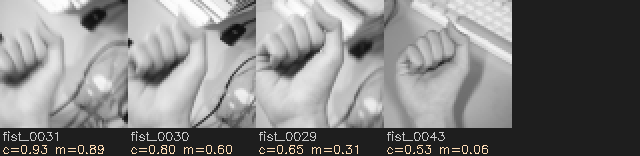
#> input picture Python/wrong_old_fist_to_thumbs_up_n4.png, 640 x 156 px, given in place of the camera
$ python collect_webcam_data.py
#> lines starting #> are read from the running program, lines starting #| are printed output that depends on the picture; after the words box and inside, x2 and y2 are one past the last pixel; in counts of white or black regions, pixels touching at a corner belong together
#!/usr/bin/env python3
"""
USB webcam dataset collector for the 5-class gesture model.

It saves images in the same folder style used by train_model.py:
    dataset_real/0_fist/fist_0001.png
    dataset_real/1_palm/palm_0001.png
    ...

The saved image is the exact 64x64 grayscale model input generated from:
camera frame -> center square crop -> optional center ROI scale -> resize 64x64.
"""

import argparse
import os
import time
from datetime import datetime

import cv2
import numpy as np


GESTURE_NAMES = {
    0: "fist",
    1: "palm",
    2: "thumbs_up",
    3: "ok",
    4: "nothing",
}


def center_square_crop(frame_bgr, roi_scale=1.0):
    h, w = frame_bgr.shape[:2]
    side = min(h, w)
    y0 = (h - side) // 2
    x0 = (w - side) // 2

    if roi_scale < 1.0:
        scaled_side = max(1, int(side * roi_scale))
        x0 += (side - scaled_side) // 2
        y0 += (side - scaled_side) // 2
        side = scaled_side

    return frame_bgr[y0:y0 + side, x0:x0 + side], (x0, y0, side)


def preprocess_frame(frame_bgr, roi_scale=1.0):
    roi_bgr, roi_box = center_square_crop(frame_bgr, roi_scale)
    gray = cv2.cvtColor(roi_bgr, cv2.COLOR_BGR2GRAY)
    small = cv2.resize(gray, (64, 64), interpolation=cv2.INTER_AREA)
    return small, roi_box


def ensure_dataset_dirs(dataset_dir):
    os.makedirs(dataset_dir, exist_ok=True)
    for gesture_id, gesture_name in GESTURE_NAMES.items():
        os.makedirs(os.path.join(dataset_dir, f"{gesture_id}_{gesture_name}"), exist_ok=True)


def next_index(gesture_dir, gesture_name):
    max_index = 0
    for filename in os.listdir(gesture_dir):
        if not filename.lower().endswith(".png"):
            continue
        stem, _ext = os.path.splitext(filename)
        prefix = f"{gesture_name}_"
        if stem.startswith(prefix):
            suffix = stem[len(prefix):]
            if suffix.isdigit():
                max_index = max(max_index, int(suffix))
    return max_index + 1


def draw_overlay(frame, roi_box, gesture_name, collected, target, fps, paused, auto_mode):
    x0, y0, side = roi_box
    display = frame.copy()
    cv2.rectangle(display, (x0, y0), (x0 + side, y0 + side), (0, 220, 255), 2)

    h, w = display.shape[:2]
    overlay = display.copy()
    cv2.rectangle(overlay, (0, 0), (w, 62), (0, 0, 0), -1)
    cv2.rectangle(overlay, (0, h - 34), (w, h), (0, 0, 0), -1)
    cv2.addWeighted(overlay, 0.45, display, 0.55, 0, display)

    cv2.putText(display, gesture_name.upper(), (14, 42),
                cv2.FONT_HERSHEY_SIMPLEX, 1.1, (0, 220, 255), 2)
    cv2.putText(display, f"{collected}/{target}", (w - 160, 42),
                cv2.FONT_HERSHEY_SIMPLEX, 0.95, (0, 220, 255), 2)

    state = "AUTO" if auto_mode else "MANUAL"
    if paused:
        state += " PAUSED"
    cv2.putText(display, f"{state} | fps {fps:4.1f} | q quit | p pause | s save",
                (10, h - 10), cv2.FONT_HERSHEY_SIMPLEX, 0.52, (255, 255, 255), 1)
    return display


def show_preview(cap, args, gesture_id, gesture_name):
    print(f"请现在摆好手势: {gesture_name} (ID {gesture_id})")
    print("预览窗口会持续显示画面。按 Enter/空格开始采集，按 q 退出。")

    cv2.namedWindow("Collect Webcam Data", cv2.WINDOW_NORMAL)
    cv2.namedWindow("Saved Input (64x64)", cv2.WINDOW_NORMAL)
    cv2.resizeWindow("Collect Webcam Data", 720, 560)
    cv2.resizeWindow("Saved Input (64x64)", 256, 256)

    last_frame_time = time.time()
    while True:
        ok, frame = cap.read()
        if not ok:
            print("Camera read failed.")
            return False

        now = time.time()
        fps = 1.0 / max(now - last_frame_time, 1e-6)
        last_frame_time = now

        small, roi_box = preprocess_frame(frame, args.roi_scale)
        display = draw_overlay(
            frame,
            roi_box,
            gesture_name,
            0,
            args.num_images,
            fps,
            True,
            args.interval > 0,
        )
        cv2.putText(display, "PREVIEW - Enter/Space start, q quit", (14, 88),
                    cv2.FONT_HERSHEY_SIMPLEX, 0.7, (0, 255, 255), 2)

        input_vis = cv2.cvtColor(small, cv2.COLOR_GRAY2BGR)
        input_vis = cv2.resize(input_vis, (256, 256), interpolation=cv2.INTER_NEAREST)
        cv2.imshow("Collect Webcam Data", display)
        cv2.imshow("Saved Input (64x64)", input_vis)

        key = cv2.waitKey(1) & 0xFF
        if key in (13, 10, 32):
            return True
        if key == ord("q"):
            print("\nQuit requested.")
            return False


# [45 lines left out: function show_countdown, not called in this run]


def collect_gesture(cap, args, gesture_id, gesture_name):
    gesture_dir = os.path.join(args.dataset_dir, f"{gesture_id}_{gesture_name}")
    start_index = next_index(gesture_dir, gesture_name)

    print("\n" + "=" * 70)
    print(f"Collecting: {gesture_id} - {gesture_name}")
    print(f"Target: {args.num_images}")
    print(f"Start index: {start_index}")
    print(f"Save dir: {gesture_dir}")
    print(f"Interval: {args.interval:.2f}s")
    print("=" * 70)

    if not show_preview(cap, args, gesture_id, gesture_name):
        return False

    if not show_countdown(cap, args, gesture_name):
        return False

    collected = 0
    frame_count = 0
    last_frame_time = time.time()
    last_save_time = 0.0
    paused = False

    while collected < args.num_images:
        ok, frame = cap.read()
        if not ok:
            print("Camera read failed.")
            break

        now = time.time()
        fps = 1.0 / max(now - last_frame_time, 1e-6)
        last_frame_time = now

        small, roi_box = preprocess_frame(frame, args.roi_scale)
        auto_due = args.interval <= 0 or (now - last_save_time) >= args.interval

        key = cv2.waitKey(1) & 0xFF
        if key == ord("q"):
            print("\nQuit requested.")
            return False
        if key == ord("p"):
            paused = not paused
            print(f"\n{'Paused' if paused else 'Resumed'}")
        if key == ord("s") and not paused:
            auto_due = True

        if not paused and auto_due:
            filename = f"{gesture_name}_{start_index + collected:04d}.png"
            path = os.path.join(gesture_dir, filename)
            cv2.imwrite(path, small)
            collected += 1
            last_save_time = now
            print(f"\r[{collected:4d}/{args.num_images:4d}] saved {filename} "
                  f"mean={np.mean(small):5.1f} std={np.std(small):5.1f}",
                  end="", flush=True)

        display = draw_overlay(
            frame,
            roi_box,
            gesture_name,
            collected,
            args.num_images,
            fps,
            paused,
            args.interval > 0,
        )
        input_vis = cv2.cvtColor(small, cv2.COLOR_GRAY2BGR)
        input_vis = cv2.resize(input_vis, (256, 256), interpolation=cv2.INTER_NEAREST)
        cv2.imshow("Collect Webcam Data", display)
        cv2.imshow("Saved Input (64x64)", input_vis)
        frame_count += 1

    print(f"\nDone: {gesture_name}, collected {collected} images.")
    return True


def parse_gesture_ids(value):
    if value.lower() == "all":
        return list(GESTURE_NAMES.keys())

    gesture_ids = []
    for part in value.split(","):
        part = part.strip()
        if not part:
            continue
        gesture_id = int(part)
        if gesture_id not in GESTURE_NAMES:
            raise ValueError(f"Invalid gesture id: {gesture_id}")
        gesture_ids.append(gesture_id)
    return gesture_ids


# [7 lines left out: function interactive_select_gestures, not called in this run]


def main():
    parser = argparse.ArgumentParser(description="Collect 5-class gesture data from a USB webcam.")
    parser.add_argument("--dataset-dir", default="dataset_real", help="Dataset output directory")
    parser.add_argument("--camera", type=int, default=0, help="Camera index")
    parser.add_argument("--width", type=int, default=640, help="Camera width")
    parser.add_argument("--height", type=int, default=480, help="Camera height")
    parser.add_argument("--roi-scale", type=float, default=1.0,
                        help="Center ROI scale before resizing to 64x64")
    parser.add_argument("--gesture", type=int, default=None,
                        help="Single gesture id to collect, e.g. 0 for fist")
    parser.add_argument("--num-images", type=int, default=200, help="Images per gesture")
    parser.add_argument("--interval", type=float, default=0.25,
                        help="Seconds between automatic captures. Use 0 for every frame.")
    parser.add_argument("--countdown", type=int, default=3, help="Countdown before each gesture")
    parser.add_argument("--gestures", default="all",
                        help="Gesture ids to collect, e.g. all, ask, or 0,2,4")
    args = parser.parse_args()

    if not (0.1 <= args.roi_scale <= 1.0):
        raise ValueError("--roi-scale must be between 0.1 and 1.0")

    if args.gesture is not None:
        if args.gesture not in GESTURE_NAMES:
            raise ValueError(f"Invalid gesture id: {args.gesture}")
        gesture_ids = [args.gesture]
    elif args.gestures.lower() == "ask":
        gesture_ids = interactive_select_gestures()
    else:
        gesture_ids = parse_gesture_ids(args.gestures)

    if args.interval < 0:
        raise ValueError("--interval must be >= 0")
    ensure_dataset_dirs(args.dataset_dir)

    print("Gesture list:")
    for gesture_id, gesture_name in GESTURE_NAMES.items():
        print(f"  {gesture_id}: {gesture_name}")
    print()
    print(f"Dataset dir: {args.dataset_dir}")
    print(f"Camera: {args.camera}")
    print(f"ROI scale: {args.roi_scale}")
    print(f"Images per gesture: {args.num_images}")
    print(f"Capture interval: {args.interval}s")
    print(f"Selected gestures: {', '.join(f'{gid}:{GESTURE_NAMES[gid]}' for gid in gesture_ids)}")
    print()

    cap = cv2.VideoCapture(args.camera, cv2.CAP_DSHOW)
    if not cap.isOpened():
        cap = cv2.VideoCapture(args.camera)
    if not cap.isOpened():
        raise RuntimeError(f"Cannot open camera {args.camera}")

    cap.set(cv2.CAP_PROP_FRAME_WIDTH, args.width)
    cap.set(cv2.CAP_PROP_FRAME_HEIGHT, args.height)
    print(f"Camera opened: {int(cap.get(cv2.CAP_PROP_FRAME_WIDTH))}x"
          f"{int(cap.get(cv2.CAP_PROP_FRAME_HEIGHT))}")

    try:
        for gesture_id in gesture_ids:
            gesture_name = GESTURE_NAMES[gesture_id]
            ok = collect_gesture(cap, args, gesture_id, gesture_name)
#> in show_preview, frame is the input picture: shape (156, 640, 3); mean B, G, R 127.4, 127.7, 128
#> in preprocess_frame, `roi_bgr, roi_box = center_square_crop(frame_bgr, roi_scale)`:
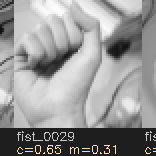
#> roi_bgr: shape (156, 156, 3); mean B, G, R 148.8, 149.2, 149.5
#> in preprocess_frame, `roi_bgr, roi_box = center_square_crop(frame_bgr, roi_scale)`: roi_box = (242, 0, 156)
#> in preprocess_frame, `small = cv2.resize(gray, (64, 64), interpolation=cv2.INTER_AREA)`:
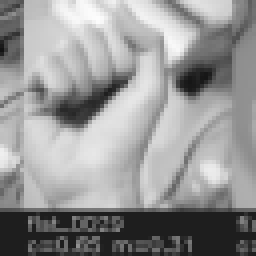
#> small: shape (64, 64) (shown 4 times larger); min 19, max 253, mean 149.2
#> in draw_overlay, `x0, y0, side = roi_box`: x0 = 242; y0 = 0; side = 156
#> in draw_overlay, `cv2.rectangle(display, (x0, y0), (x0 + side, y0 + side), (0, 220, 255)..`:
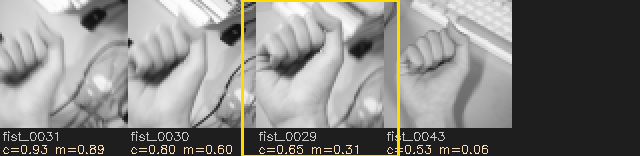
#> display: shape (156, 640, 3); 1.4% of pixels changed, all inside (x1, y1, x2, y2) = (241, 0, 400, 156)
#> in draw_overlay, `cv2.rectangle(overlay, (0, 0), (w, 62), (0, 0, 0), -1)`:
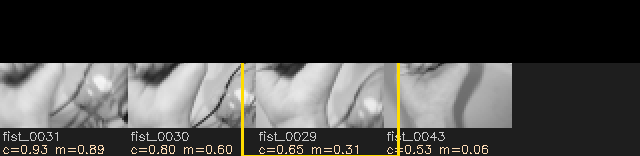
#> overlay: shape (156, 640, 3); mean B, G, R 66.9, 68.8, 69.3
#> in draw_overlay, `cv2.rectangle(overlay, (0, h - 34), (w, h), (0, 0, 0), -1)`:
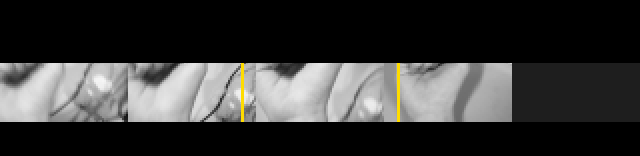
#> overlay: shape (156, 640, 3); mean B, G, R 54.3, 55, 55.2
#> in draw_overlay, `cv2.addWeighted(overlay, 0.45, display, 0.55, 0, display)`:
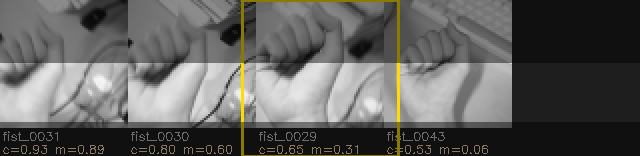
#> display: shape (156, 640, 3); mean B, G, R 93.3, 95.6, 96.1
#> in show_preview, `cv2.putText(display, "PREVIEW - Enter/Space start, q quit", (14, 88), ..`:
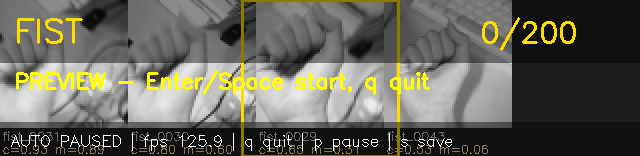
#> display: shape (156, 640, 3); mean B, G, R 89.5, 101.2, 102.1
#> (key q is pressed here)
            if not ok:
                break
    except KeyboardInterrupt:
        print("\nInterrupted.")
    finally:
        cap.release()
        cv2.destroyAllWindows()
        print("Collector exited.")


if __name__ == "__main__":
    main()

$ run again, on Python/wrong_old_nothing_to_fist_n5.png
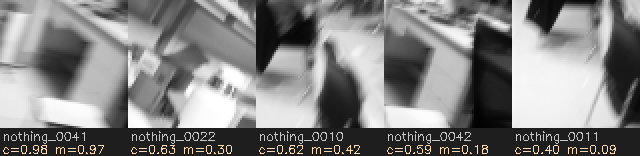
#> input picture Python/wrong_old_nothing_to_fist_n5.png, 640 x 156 px, given in place of the camera
#> in show_preview, frame is the input picture: shape (156, 640, 3); mean B, G, R 129.2, 129.7, 130
#> in preprocess_frame, `roi_bgr, roi_box = center_square_crop(frame_bgr, roi_scale)`: roi_box = (242, 0, 156)
#> in preprocess_frame, `small = cv2.resize(gray, (64, 64), interpolation=cv2.INTER_AREA)`:
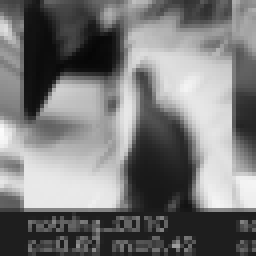
#> small: shape (64, 64) (shown 4 times larger); min 6, max 251, mean 120.2
#> in draw_overlay, `x0, y0, side = roi_box`: x0 = 242; y0 = 0; side = 156
#> in show_preview, `cv2.putText(display, "PREVIEW - Enter/Space start, q quit", (14, 88), ..`:
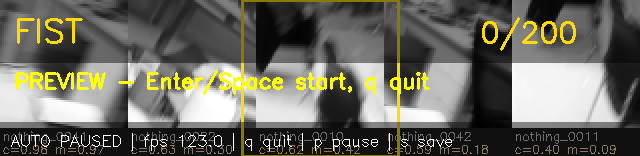
#> display: shape (156, 640, 3); mean B, G, R 94.2, 106, 106.9

$ run again, on Python/wrong_old_nothing_to_ok_n1.png
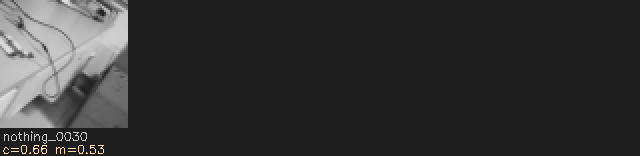
#> input picture Python/wrong_old_nothing_to_ok_n1.png, 640 x 156 px, given in place of the camera
#> in show_preview, frame is the input picture: shape (156, 640, 3); mean B, G, R 50.1, 50.2, 50.3
#> roi_bgr: shape (156, 156, 3); every value is 30
#> in preprocess_frame, `roi_bgr, roi_box = center_square_crop(frame_bgr, roi_scale)`: roi_box = (242, 0, 156)
#> gray: shape (156, 156); every value is 30
#> small: shape (64, 64); every value is 30
#> in draw_overlay, `x0, y0, side = roi_box`: x0 = 242; y0 = 0; side = 156
#> in draw_overlay, `cv2.rectangle(display, (x0, y0), (x0 + side, y0 + side), (0, 220, 255)..`:
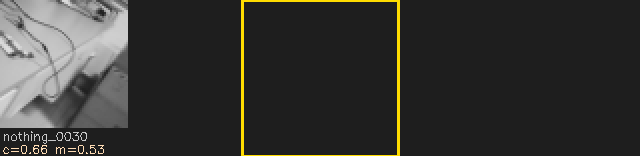
#> display: shape (156, 640, 3); 1.4% of pixels changed, all inside (x1, y1, x2, y2) = (241, 0, 400, 156)
#> in show_preview, `cv2.putText(display, "PREVIEW - Enter/Space start, q quit", (14, 88), ..`:
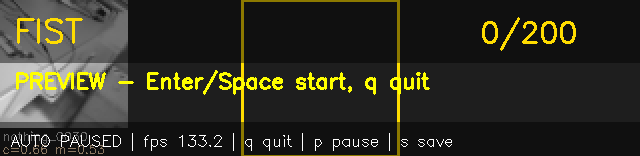
#> display: shape (156, 640, 3); mean B, G, R 35.2, 46.8, 47.6
